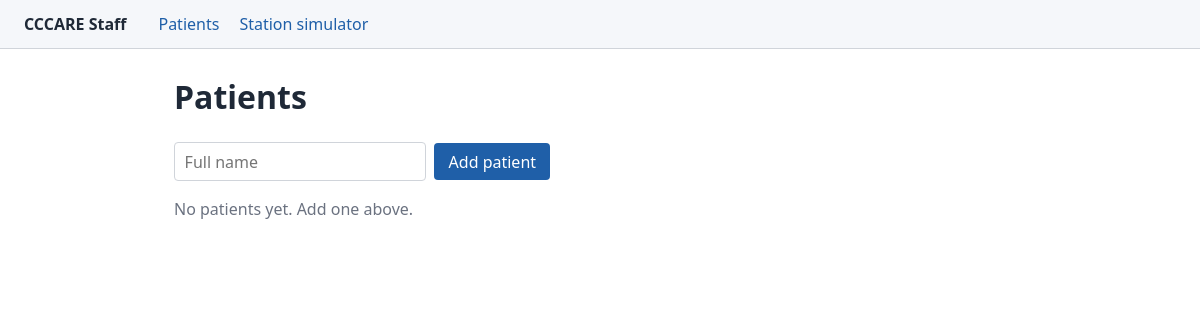
The app's page /, older data.
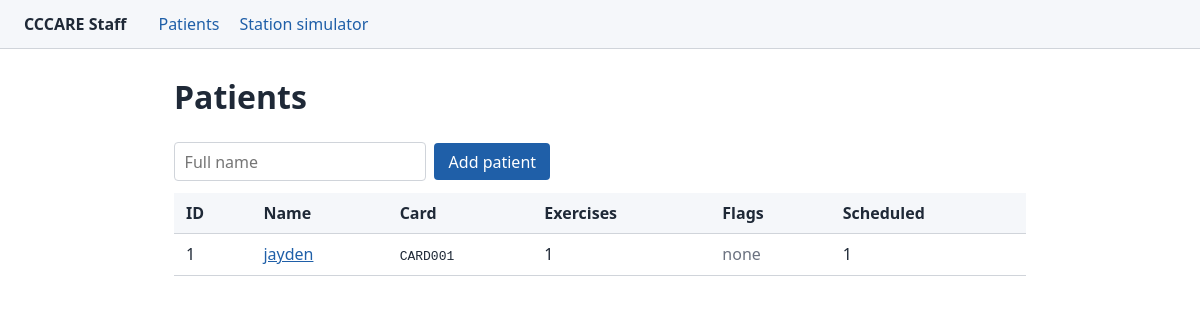
The same page, newer data.
### database/models.py (models this page shows)
class Patient(db.Model):
    __tablename__ = "patient_list"
    patient_id = db.Column(db.Integer, primary_key=True)
    name = db.Column(db.String(100))
    card_uid = db.Column(db.String(32), unique=True)  # RFID card ID; empty until a card is assigned
    sessions = db.relationship(
        "Session",
        back_populates="patient"
    )
    dosages = db.relationship("Dosage", back_populates="patient", order_by="Dosage.position")
    logs = db.relationship("ExerciseLog", back_populates="patient")

### website/routes.py (the view)
@site.get("/")
def patient_list():
    patients = db.session.execute(db.select(Patient).order_by(Patient.name)).scalars().all()
    flags_by_patient = {p.patient_id: patient_flags(p) for p in patients}
    return render_template("patients.html", patients=patients, flags_by_patient=flags_by_patient)

### website/progress.py (called while the page is built, shortened)
def _logs_by_day(logs):
    days = defaultdict(list)
    for log in logs:
        days[log.logged_at.date()].append(log)
    return days

def patient_flags(patient):
    session_days = set(_logs_by_day(patient.logs))
    plan = sorted(
        (d for d in patient.dosages if d.is_active and d.exercise_type == "strength"),
        key=lambda d: (d.position, d.dosage_id),
    )
    flags = []
    return flags

### website/templates/patients.html (shortened to what this page needs)
{% extends "base.html" %}
{% block content %}
<h1>Patients</h1>
<form method="post" action="{{ url_for('site.add_patient') }}" class="inline">
  <input name="name" placeholder="Full name" required maxlength="100">
  <button>Add patient</button>
</form>
{% if patients %}
<table>
  <thead>
    <tr><th>ID</th><th>Name</th><th>Card</th><th>Exercises</th><th>Flags</th><th>Scheduled</th></tr>
  </thead>
  <tbody>
    {% for p in patients %}
    <tr>
      <td>{{ p.patient_id }}</td>
      <td><a href="{{ url_for('site.patient_detail', patient_id=p.patient_id) }}">{{ p.name }}</a></td>
      <td>{% if p.card_uid %}<code>{{ p.card_uid }}</code>{% else %}<span class="muted">none</span>{% endif %}</td>
      <td>{{ p.dosages | selectattr("is_active") | list | length }}</td>
      <td>
        {% set flags = flags_by_patient[p.patient_id] %}
        {% if not flags %}<span class="muted">none</span>{% endif %}
      </td>
      <td>{{ p.sessions | length }}</td>
    </tr>
    {% endfor %}
  </tbody>
</table>
{% else %}
<p class="muted">No patients yet. Add one above.</p>
{% endif %}
{% endblock %}

### website/templates/base.html (shortened to what this page needs)
<!doctype html>
<html lang="en">
<head>
  <link rel="stylesheet" href="{{ url_for('site.static', filename='style.css') }}">
</head>
<body>
  <header>
    <a href="{{ url_for('site.patient_list') }}" class="brand">CCCARE Staff</a>
    <nav>
      <a href="{{ url_for('site.patient_list') }}">Patients</a>
      <a href="{{ url_for('site.simulator') }}">Station simulator</a>
    </nav>
  </header>
  <main>
    {% block content %}{% endblock %}
  </main>
</body>
</html>

### website/static/style.css (style rules this page uses)
:root { --text: #1f2937; --muted: #6b7280; --border: #d0d4da; --soft: #f5f7fa; --accent: #1f5fa8; }
* { box-sizing: border-box; }
body { margin: 0; font-family: system-ui, -apple-system, "Segoe UI", sans-serif; line-height: 1.5; color: var(--text); background: #fff; }
header { display: flex; align-items: center; gap: 2rem; padding: 0.75rem 1.5rem; background: var(--soft); border-bottom: 1px solid var(--border); }
.brand { font-weight: 700; color: inherit; text-decoration: none; }
a { color: var(--accent); }
nav a { text-decoration: none; }
main { max-width: 900px; margin: 0 auto; padding: 1.5rem; }
h1 { margin-top: 0; }
table { width: 100%; border-collapse: collapse; margin-top: 0.75rem; }
th, td { padding: 0.5rem 0.75rem; text-align: left; border-bottom: 1px solid var(--border); }
th { background: var(--soft); font-weight: 600; }
form.inline { display: flex; flex-wrap: wrap; align-items: center; gap: 0.5rem; }
input, select { padding: 0.4rem 0.6rem; font: inherit; border: 1px solid var(--border); border-radius: 4px; background: #fff; }
td { vertical-align: middle; }
button { padding: 0.4rem 0.9rem; font: inherit; color: #fff; background: var(--accent); border: 0; border-radius: 4px; cursor: pointer; }
.muted { color: var(--muted); }
nav { display: flex; gap: 1.25rem; }

Row changes from the older to the newer data that the page shows:
added Patient: patient_id "1", name "jayden", card_uid "CARD001", dosages|selectattr "1", sessions|length "1"
Text that changed along with them:
text no longer shown: "No patients yet. Add one above."
text now shown: "ID Name Card Exercises Flags Scheduled"
